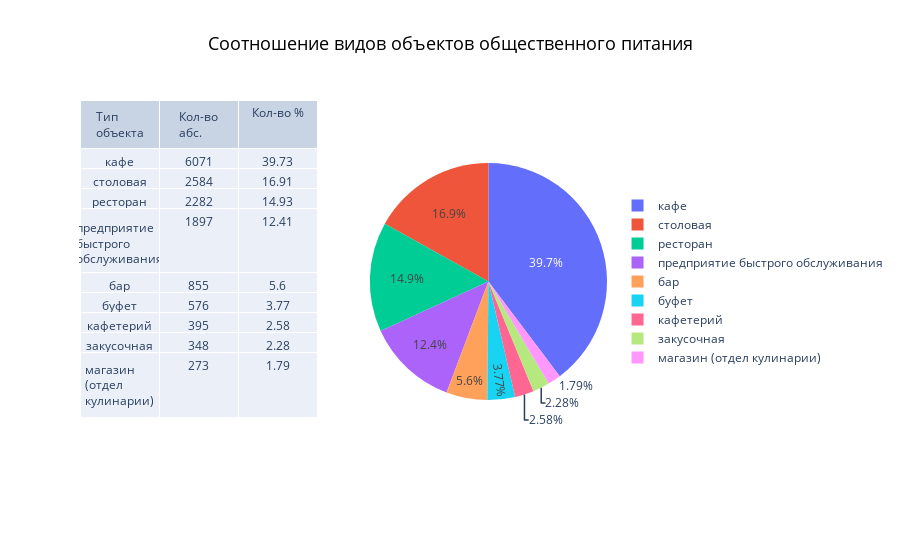

Notebook code cell kept with this figure:
### Markdown cell above
## Оценка соотношения количества различных видов объектов общественного питания.

### Code cell
group_obj = data.groupby('object_type')['id'].count().reset_index().sort_values('id',ascending=False).rename(columns={'id':'count'})
obj_sum = group_obj['count'].sum()
group_obj['percent'] =  round((group_obj['count']/obj_sum)*100,2)

wrapped_labels = [label.replace(' ', '\n') for label in group_obj['object_type']]

fig=plt.figure(figsize=(12,7))
sns.set_style('darkgrid')
sns.barplot(x='count', y='object_type', data=group_obj, color='royalblue')
plt.yticks(np.arange(len(wrapped_labels)), wrapped_labels)
plt.xticks(rotation=90)
plt.xlabel('Количество заведений')
plt.ylabel('Тип объекта')
plt.title('Количество различных видов объектов общественного питания', fontdict={'fontsize': 16, 'fontweight': 'medium'})
plt.show()

header_count=['Тип объекта', 'Кол-во абс.','Кол-во %']

fig = make_subplots(rows=1, cols=2, specs=[[{'type':'domain'}, {'type':'domain'}]])
fig.add_trace(go.Table(
    header=dict(values=header_count),
    cells=dict(values=[group_obj[k].tolist() for k in group_obj.columns[:]],
                            align='center')),
               1,1)
fig.add_trace(go.Pie(
    labels=group_obj['object_type'], 
    values=group_obj['count']),
              1, 2)
fig.update_layout(
    legend=dict(y=.5),
    title_text='Соотношение видов объектов общественного питания',
    title_font_color="black",
    title_font_size = 18,
    title_x=0.5
    )
fig.show()

### Figure 1 — Plotly figure (JSON) as saved in the notebook; plotly's stock layout.template omitted (floating-point values rounded to 4 significant figures)
{"data": [{"cells": {"align": "center", "values": [["кафе", "столовая", "ресторан", "предприятие быстрого обслуживания", "бар", "буфет", "кафетерий", "закусочная", "магазин (отдел кулинарии)"], [6071, 2584, 2282, 1897, 855, 576, 395, 348, 273], [39.73, 16.91, 14.93, 12.41, 5.6, 3.77, 2.58, 2.28, 1.79]]}, "domain": {"x": [0, 0.45], "y": [0, 1]}, "header": {"values": ["Тип объекта", "Кол-во абс.", "Кол-во %"]}, "type": "table"}, {"domain": {"x": [0.55, 1], "y": [0, 1]}, "labels": ["кафе", "столовая", "ресторан", "предприятие быстрого обслуживания", "бар", "буфет", "кафетерий", "закусочная", "магазин (отдел кулинарии)"], "type": "pie", "values": [6071, 2584, 2282, 1897, 855, 576, 395, 348, 273]}], "layout": {"legend": {"y": 0.5}, "title": {"font": {"color": "black", "size": 18}, "text": "Соотношение видов объектов общественного питания", "x": 0.5}}}
